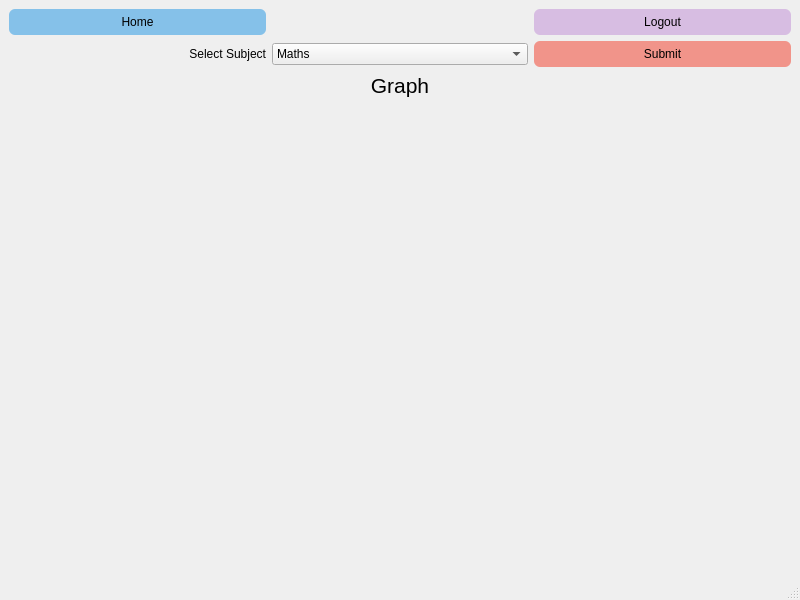
<?xml version="1.0" encoding="UTF-8"?>
<ui version="4.0">
 <class>performance_chart</class>
 <widget class="QMainWindow" name="performance_chart">
  <property name="geometry">
   <rect>
    <x>0</x>
    <y>0</y>
    <width>800</width>
    <height>600</height>
   </rect>
  </property>
  <property name="windowTitle">
   <string>MainWindow</string>
  </property>
  <widget class="QWidget" name="centralwidget">
   <layout class="QGridLayout" name="gridLayout">
    <item row="1" column="1">
     <widget class="QComboBox" name="subjectDropMenu">
      <item>
       <property name="text">
        <string>Maths</string>
       </property>
      </item>
      <item>
       <property name="text">
        <string>Physics</string>
       </property>
      </item>
      <item>
       <property name="text">
        <string>Chemistry</string>
       </property>
      </item>
     </widget>
    </item>
    <item row="1" column="0">
     <widget class="QLabel" name="label">
      <property name="text">
       <string>Select Subject</string>
      </property>
      <property name="alignment">
       <set>Qt::AlignmentFlag::AlignRight|Qt::AlignmentFlag::AlignTrailing|Qt::AlignmentFlag::AlignVCenter</set>
      </property>
     </widget>
    </item>
    <item row="0" column="2">
     <widget class="QPushButton" name="pc_logout_btn">
      <property name="styleSheet">
       <string notr="true">QPushButton {
    background-color: #D7BDE2;
    color: black;
    border-radius: 6px;
    padding: 6px 12px;
}
QPushButton:hover {
    background-color: #AF7AC5;
}
QPushButton:pressed {
    background-color: #884EA0;
}
</string>
      </property>
      <property name="text">
       <string>Logout</string>
      </property>
     </widget>
    </item>
    <item row="1" column="2">
     <widget class="QPushButton" name="subject_submit_btn">
      <property name="styleSheet">
       <string notr="true">QPushButton {
    background-color: #F1948A;
    color: black;
    border-radius: 6px;
    padding: 6px 12px;
}
QPushButton:hover {
    background-color: #EC7063;
}
QPushButton:pressed {
    background-color: #CB4335;
}
</string>
      </property>
      <property name="text">
       <string>Submit</string>
      </property>
     </widget>
    </item>
    <item row="0" column="0">
     <widget class="QPushButton" name="pc_home_btn">
      <property name="styleSheet">
       <string notr="true">QPushButton {
    background-color: #85C1E9;
    color: black;
    border-radius: 6px;
    padding: 6px 12px;
}
QPushButton:hover {
    background-color: #5DADE2;
}
QPushButton:pressed {
    background-color: #3498DB;
}
</string>
      </property>
      <property name="text">
       <string>Home</string>
      </property>
     </widget>
    </item>
    <item row="2" column="1">
     <widget class="QLabel" name="label_2">
      <property name="maximumSize">
       <size>
        <width>16777215</width>
        <height>40</height>
       </size>
      </property>
      <property name="font">
       <font>
        <pointsize>16</pointsize>
       </font>
      </property>
      <property name="text">
       <string>Graph</string>
      </property>
      <property name="alignment">
       <set>Qt::AlignmentFlag::AlignHCenter|Qt::AlignmentFlag::AlignTop</set>
      </property>
     </widget>
    </item>
    <item row="3" column="0" colspan="3">
     <widget class="QWidget" name="chartShow" native="true"/>
    </item>
   </layout>
  </widget>
  <widget class="QMenuBar" name="menubar">
   <property name="geometry">
    <rect>
     <x>0</x>
     <y>0</y>
     <width>800</width>
     <height>25</height>
    </rect>
   </property>
  </widget>
  <widget class="QStatusBar" name="statusbar"/>
 </widget>
 <resources/>
 <connections/>
</ui>
